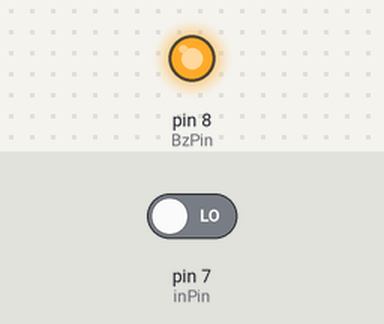
Recording of a sketch running on a simulated Arduino Uno, built with avr-gcc and run on an emulated ATmega328P. Parts: output pins drawn as LEDs (lit = HIGH). Inputs (shaded band) come from the test bench; at power-on: pin 7 (inPin) LOW. What the sketch prints to the serial monitor is not drawn.

Above: at 1.2 s.
1.3 s: pin 7 (inPin) driven HIGH
At 2.4 s:
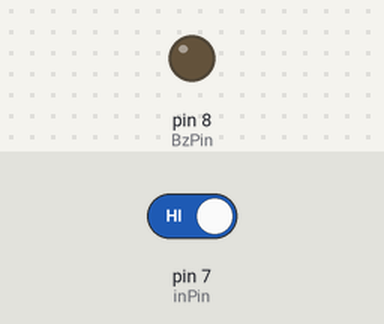
2.8 s: pin 7 (inPin) driven LOW
At 3.6 s:
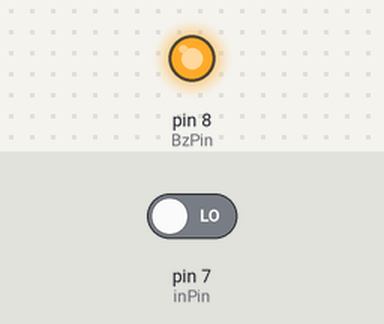
Timing chart, 0 to 5.8 s (numbered marks = the images above; inputs shaded):
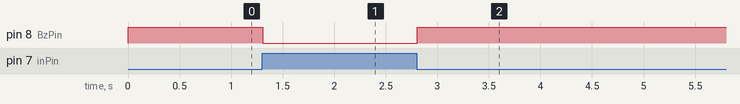

Measured:
- after the input at 1.3 s, pin 8 (BzPin): HIGH → LOW at once
- after the input at 2.8 s, pin 8 (BzPin): LOW → HIGH at once

The sketch:

Ex1.ino
```cpp
int inPin = 7;
int BzPin = 8;
void setup()
{
  Serial.begin(9600);
  pinMode(inPin, INPUT);
  pinMode(BzPin, OUTPUT);
}

void loop() {
  int val = digitalRead(inPin);
  Serial.println(val);
  if(val)
  {
    digitalWrite(BzPin,LOW);
  }
  else
  {
    digitalWrite(BzPin,HIGH);
  }
}
```
